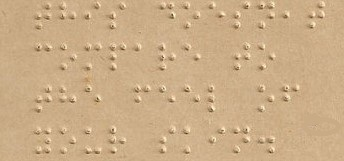
#> input picture braille_scan.jpg, 344 x 161 px, found by its file name
$ python simple_script.py   (older library calls are emulated)
#> lines starting #> are read from the running program, lines starting #| are printed output that depends on the picture; after the words box and inside, x2 and y2 are one past the last pixel; in counts of white or black regions, pixels touching at a corner belong together
# simple script found in stackoverflow
import cv2
import numpy as np
photo="e:/braille/braille_scan.jpg"
img      = cv2.imread(photo)
#> img is the input picture: shape (161, 344, 3); mean B, G, R 135.3, 173.3, 203.2
gray     = cv2.cvtColor(img, cv2.COLOR_BGR2GRAY)
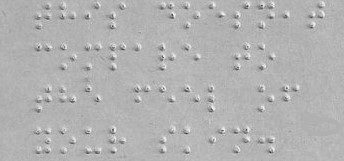
#> gray: shape (161, 344); min 56, max 246, mean 178.1
blur     = cv2.GaussianBlur(gray,(3,3),0)
thres    = cv2.adaptiveThreshold(blur,255,cv2.ADAPTIVE_THRESH_MEAN_C,cv2.THRESH_BINARY,5,4)
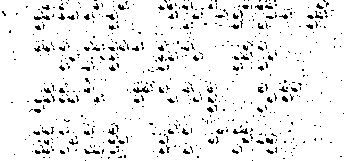
#> thres: shape (161, 344); 93.2% white; black in thin lines or dots
blur2    = cv2.medianBlur(thres,3)
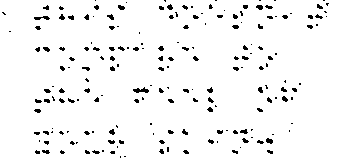
#> blur2: shape (161, 344); 95.8% white; black in thin lines or dots
ret2, th2 = cv2.threshold(blur2,0,255,cv2.THRESH_BINARY+cv2.THRESH_OTSU)
#> ret2 = 0
blur3    = cv2.GaussianBlur(th2,(3,3),0)
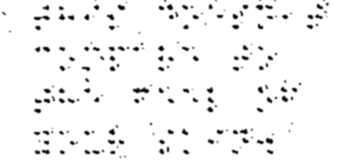
#> blur3: shape (161, 344); min 0, max 255, mean 244.3
ret3,th3 = cv2.threshold(blur3,0,255,cv2.THRESH_BINARY+cv2.THRESH_OTSU)
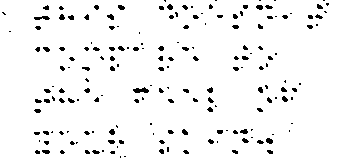
#> th3: shape (161, 344); 95.5% white; 177 black regions (128 under 20 px), largest, box (x1, y1, x2, y2) and area: (133, 87, 149, 93) 63, (34, 16, 50, 20) 45, (266, 138, 273, 144) 32
#> ret3 = 159

# Find connected components and extract the mean height and width
output = cv2.connectedComponentsWithStats(255-th3, 6, cv2.CV_8U)
mean_h = np.mean(output[2][:,cv2.CC_STAT_HEIGHT])
#> mean_h = 4.47
mean_w = np.mean(output[2][:,cv2.CC_STAT_WIDTH])
#> mean_w = 6.47

# Find empty rows, defined as having less than mean_h/2 pixels
empty_rows = []
for i in range(th3.shape[0]):
	if np.sum(255-th3[i,:]) < mean_h/2.0:
		empty_rows.append(i)
#> after the loop, empty_rows = 48 values from 2 to 160

# Group rows by labels
d = np.ediff1d(empty_rows, to_begin=1)
#> d = 48 values, max 16 at index 25, min 1 at index 0, mean 3.31

good_rows   = []
good_labels = []
label       = 0
# 1: assign labels to each row
# based on whether they are following each other or not (i.e. diff >1)
for i in range(1,len(empty_rows)-1):
	if d[i+1] == 1:
		good_labels.append(label)
		good_rows.append(empty_rows[i])
	elif d[i] > 1 and d[i+1] > 1:
#> (the run stopped early here; a loop or call above may not have finished)
